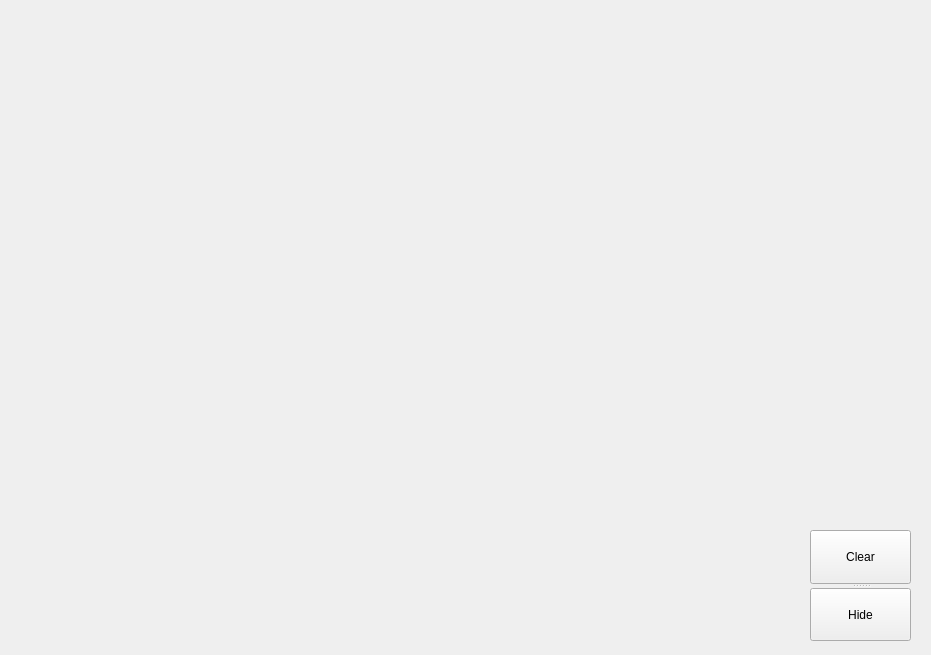
<?xml version="1.0" encoding="UTF-8"?>
<ui version="4.0">
 <class>PlotWindow</class>
 <widget class="QMainWindow" name="PlotWindow">
  <property name="geometry">
   <rect>
    <x>0</x>
    <y>0</y>
    <width>931</width>
    <height>655</height>
   </rect>
  </property>
  <property name="windowTitle">
   <string>Temperature graphic</string>
  </property>
  <widget class="QWidget" name="centralwidget">
   <widget class="QCustomPlot" name="graph" native="true">
    <property name="geometry">
     <rect>
      <x>20</x>
      <y>10</y>
      <width>761</width>
      <height>631</height>
     </rect>
    </property>
   </widget>
   <widget class="QSplitter" name="splitter">
    <property name="geometry">
     <rect>
      <x>810</x>
      <y>530</y>
      <width>101</width>
      <height>111</height>
     </rect>
    </property>
    <property name="sizePolicy">
     <sizepolicy hsizetype="Expanding" vsizetype="Expanding">
      <horstretch>0</horstretch>
      <verstretch>0</verstretch>
     </sizepolicy>
    </property>
    <property name="orientation">
     <enum>Qt::Vertical</enum>
    </property>
    <widget class="QPushButton" name="clear">
     <property name="text">
      <string>Clear</string>
     </property>
    </widget>
    <widget class="QPushButton" name="hide">
     <property name="text">
      <string>Hide</string>
     </property>
    </widget>
   </widget>
  </widget>
 </widget>
 <customwidgets>
  <customwidget>
   <class>QCustomPlot</class>
   <extends>QWidget</extends>
   <header>qcustomplot.h</header>
   <container>1</container>
  </customwidget>
 </customwidgets>
 <resources/>
 <connections/>
</ui>
